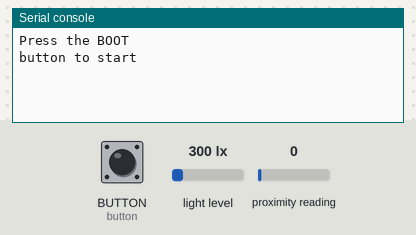
A program run on a simulated CircuitPython board. Shown: the last lines printed to the serial console. The inputs (shaded band) are chosen by the test bench; at power-on: BUTTON (button) HIGH, light level 300 lx, proximity reading 0.

Above: at 5.0 s.
5.1 s: BUTTON (button) pulled LOW for 0.15 s
At 5.9 s:
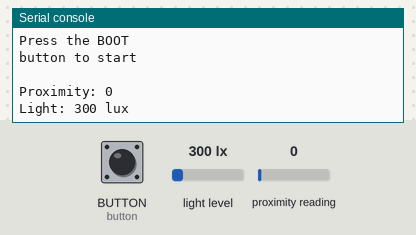
6.7 s: light level set to 40 lx
At 7.4 s:
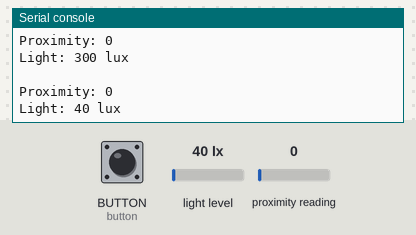
8.2 s: proximity reading set to 5
At 9.5 s:
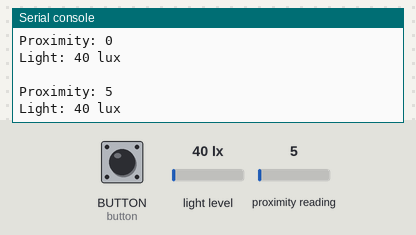
9.7 s: light level set to 500 lx
At 10.9 s:
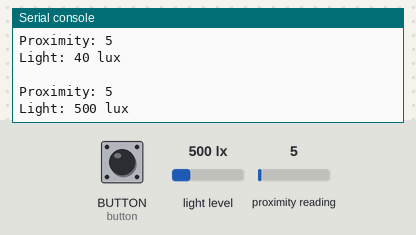
Timing chart, 0 to 12.2 s (numbered marks = the images above; inputs shaded):
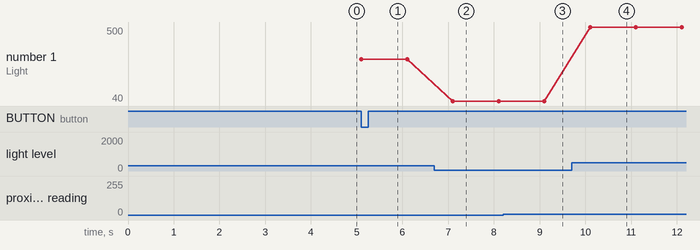

The program:

proximity_with_button_and_display.py
```python
import time
import board
import busio
import digitalio
import adafruit_displayio_ssd1306
import adafruit_vcnl4040

# Use the following lines with the tiny 0.91" OLED display
oled_reset = board.D9

import displayio
displayio.release_displays()

# Set up board
i2c = busio.I2C(board.SCL1, board.SDA1)

display_bus = displayio.I2CDisplay(i2c, device_address=0x3c)
display = adafruit_displayio_ssd1306.SSD1306(display_bus, width=128, height=32)

sensor = adafruit_vcnl4040.VCNL4040(i2c)
button = digitalio.DigitalInOut(board.BUTTON)
button.switch_to_input(pull=digitalio.Pull.UP)

print('Press the BOOT')
print('button to start', end ="")
while button.value: # will be True when button not pressed
    pass

while True:
    print() # this generates a newline to make up for the missing one at the end of the loop
    print() # this generates another newline to clear the text off the top of the display
    print("Proximity:", sensor.proximity)
    print("Light: %d lux" % sensor.lux, end ="") # end argument suppresses newline from print
    time.sleep(1)
```

Measured:
- after the input at 5.1 s, the serial console: prints a new line at once (image 1)
- after the input at 6.7 s, the serial console: prints a new line after 0.40 s (image 2)
- after the input at 8.2 s, the serial console: prints a new line after 0.90 s (image 3)
- after the input at 9.7 s, the serial console: prints a new line after 0.40 s (image 4)
- plotted number 1: 300 → 40 after the input at 6.7 s, 40 → 500 after the input at 9.7 s
